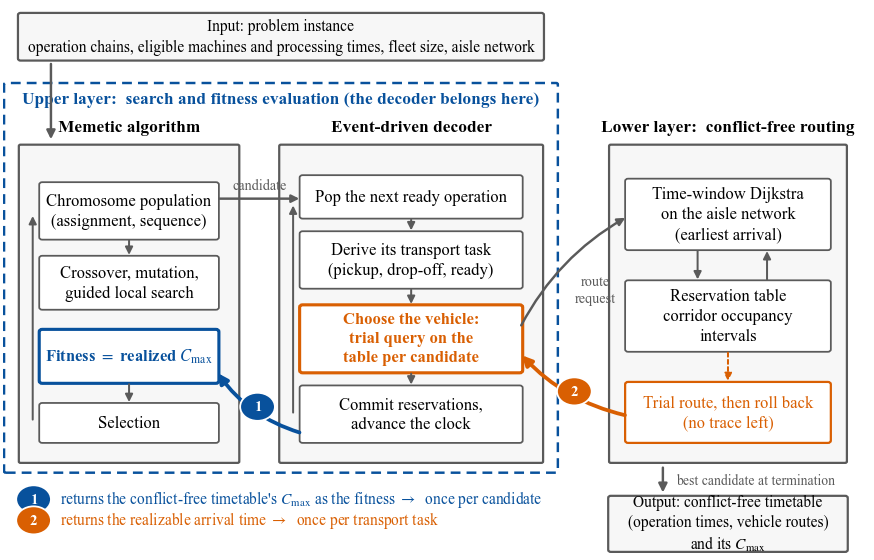

Write the Python code that produced this figure.
# -*- coding: utf-8 -*-
"""Schematic of the closed-loop bilevel framework (Section 4.1).

This is the paper's orienting figure, so it has one job: make visible that the
two feedback paths enter the upper layer at *different* places.  Path 1 returns
a realized objective and enters at fitness evaluation, once per candidate.
Path 2 returns a realizable arrival time and enters inside the decoder, once
per transport task, before the vehicle is chosen.  Everything else here is
subordinate to that contrast, which is why the two paths are the only elements
drawn in colour and the only ones carrying numbered badges.

The four ladder arms of Section 5.2 differ only in which of the two paths is
present, so the inset spells that out: the figure and the experiment then share
one vocabulary and the reader does not have to hold a mapping in their head.

No data is involved; this is a drawing.  Run: py paper01/fig/fig_framework.py
"""
from __future__ import annotations

import os
import sys

sys.path.insert(0, os.path.dirname(os.path.abspath(__file__)))

import matplotlib.patches as mpatches  # noqa: E402
from matplotlib.patches import FancyArrowPatch, FancyBboxPatch  # noqa: E402

from _style import FULL, plt, save  # noqa: E402

# Colours: the two feedback paths are the only saturated elements.
C_EVAL = "#08519c"      # path 1, evaluation level
C_DEC = "#d95f02"       # path 2, decision level
C_BOX = "#f7f7f7"
C_EDGE = "#5a5a5a"
C_INNER = "#ffffff"


def box(ax, x, y, w, h, text, fc=C_INNER, ec=C_EDGE, lw=0.8, fs=7.5,
        weight="normal", style="round,pad=0.35", color="black", zorder=3):
    ax.add_patch(FancyBboxPatch((x, y), w, h, boxstyle=style, linewidth=lw,
                                facecolor=fc, edgecolor=ec, zorder=zorder))
    ax.text(x + w / 2, y + h / 2, text, ha="center", va="center", fontsize=fs,
            fontweight=weight, color=color, zorder=zorder + 1, linespacing=1.35)


def arrow(ax, p, q, color=C_EDGE, lw=0.9, ls="-", rad=0.0, style="-|>",
          ms=7, zorder=5):
    ax.add_patch(FancyArrowPatch(p, q, arrowstyle=style, mutation_scale=ms,
                                 linewidth=lw, linestyle=ls, color=color,
                                 connectionstyle="arc3,rad=%.2f" % rad,
                                 shrinkA=1.5, shrinkB=1.5, zorder=zorder))


def badge(ax, x, y, n, color):
    """Numbered marker tying an arrow to the two-path story in the caption."""
    ax.add_patch(mpatches.Circle((x, y), 2.0, facecolor=color,
                                 edgecolor="white", linewidth=0.8, zorder=8))
    ax.text(x, y, str(n), ha="center", va="center", fontsize=6.8,
            color="white", fontweight="bold", zorder=9)


def main() -> None:
    fig, ax = plt.subplots(figsize=(FULL, 4.5))
    ax.set_xlim(0, 100)
    ax.set_ylim(-8.6, 70.5)
    ax.axis("off")
    ax.grid(False)

    # Input and output sit above and below rather than beside the panels: the
    # full width is already shared by three panels, and side boxes would
    # squeeze their text past the box edges.
    box(ax, 2, 62.5, 60, 6.2,
        "Input: problem instance\n"
        "operation chains, eligible machines and processing times, "
        "fleet size, aisle network",
        fc=C_BOX, ec=C_EDGE, lw=1.0, fs=7.0, style="round,pad=0.3")
    arrow(ax, (5.5, 62.2), (5.5, 50.5), lw=1.1, ms=8)

    box(ax, 70, -7.6, 27, 7.4,
        "Output: conflict-free timetable\n"
        "(operation times, vehicle routes)\nand its $C_{\\max}$",
        fc=C_BOX, ec=C_EDGE, lw=1.0, fs=7.0, style="round,pad=0.3")
    arrow(ax, (76, 4.6), (76, 0.1), lw=1.1, ms=8)
    ax.text(77.5, 2.4, "best candidate at termination", ha="left",
            va="center", fontsize=6.2, color=C_EDGE)

    # The decoder is part of the upper layer's fitness evaluation, so both
    # panels share one dashed frame.
    ax.add_patch(FancyBboxPatch((0.3, 3.6), 63.4, 55.2,
                                boxstyle="round,pad=0.2", linewidth=1.1,
                                linestyle=(0, (4, 2.5)), facecolor="none",
                                edgecolor=C_EVAL, zorder=0.5))
    ax.text(32, 56.6, "Upper layer:  search and fitness evaluation "
                      "(the decoder belongs here)",
            ha="center", va="center", fontsize=7.8, fontweight="bold",
            color=C_EVAL)

    # The two feedback arrows carry a numbered badge and no text.  Two earlier
    # drafts labelled them in place and the labels collided with the boxes on
    # both sides; the gaps between the panels are simply not wide enough for a
    # phrase, and widening them would shrink the boxes the phrases describe.
    # The legend at the bottom says what each path returns and how often, which
    # is where a reader looks for exactly that anyway.

    # ---- upper layer: the memetic search -------------------------------
    box(ax, 2, 5, 25, 45, "", fc=C_BOX, ec=C_EDGE, lw=1.0,
        style="round,pad=0.2", zorder=1)
    ax.text(14.5, 52.6, "Memetic algorithm", ha="center",
            va="center", fontsize=7.8, fontweight="bold")
    box(ax, 4.5, 37, 20, 7.5, "Chromosome population\n"
                              "(assignment, sequence)")
    box(ax, 4.5, 27, 20, 7, "Crossover, mutation,\nguided local search")
    box(ax, 4.5, 16.5, 20, 7, "Fitness $=$ realized $C_{\\max}$",
        ec=C_EVAL, lw=1.4, weight="bold", color=C_EVAL)
    box(ax, 4.5, 8, 20, 5, "Selection")
    arrow(ax, (14.5, 37), (14.5, 34.0))
    arrow(ax, (14.5, 16.5), (14.5, 13.0))
    # Return paths are drawn straight rather than curved: a curve wide enough to
    # read as a loop bulges outside the panel it belongs to.
    arrow(ax, (3.4, 10.5), (3.4, 40.5))              # on to the next generation

    # ---- middle: the decoder ------------------------------------------
    box(ax, 32, 5, 30, 45, "", fc=C_BOX, ec=C_EDGE, lw=1.0,
        style="round,pad=0.2", zorder=1)
    ax.text(47, 52.6, "Event-driven decoder", ha="center", va="center",
            fontsize=7.8, fontweight="bold")
    box(ax, 34.5, 40, 25, 5.5, "Pop the next ready operation")
    box(ax, 34.5, 30, 25, 7.5, "Derive its transport task\n"
                               "(pickup, drop-off, ready)")
    box(ax, 34.5, 18, 25, 9, "Choose the vehicle:\ntrial query on the\n"
                             "table per candidate",
        ec=C_DEC, lw=1.4, weight="bold", color=C_DEC)
    box(ax, 34.5, 8, 25, 7.5, "Commit reservations,\nadvance the clock")
    arrow(ax, (47, 40), (47, 37.5))
    arrow(ax, (47, 30), (47, 27.0))
    arrow(ax, (47, 18), (47, 15.5))
    arrow(ax, (33.4, 11.5), (33.4, 42.0))            # on to the next operation

    # ---- lower layer: the router --------------------------------------
    box(ax, 70, 5, 27, 45, "", fc=C_BOX, ec=C_EDGE, lw=1.0,
        style="round,pad=0.2", zorder=1)
    ax.text(83.5, 52.6, "Lower layer:  conflict-free routing", ha="center",
            va="center", fontsize=7.8, fontweight="bold")
    box(ax, 72, 35.5, 23, 9.5, "Time-window Dijkstra\n"
                               "on the aisle network\n(earliest arrival)")
    box(ax, 72, 21, 23, 9.5, "Reservation table\ncorridor occupancy\n"
                             "intervals")
    box(ax, 72, 8, 23, 8, "Trial route, then roll back\n(no trace left)",
        ec=C_DEC, lw=1.0, color=C_DEC)
    arrow(ax, (80, 35.5), (80, 30.5))                 # ask for a feasible entry
    arrow(ax, (88, 30.5), (88, 35.5))                 # earliest one available
    arrow(ax, (83.5, 21), (83.5, 16.0), ls=(0, (2, 1.6)), color=C_DEC)

    # ---- the interface: one request down, two answers up ---------------
    arrow(ax, (59.5, 24.0), (72.0, 40.0), color=C_EDGE, lw=1.1, rad=-0.15)
    ax.text(68.2, 29.5, "route\nrequest", ha="center", va="center",
            fontsize=6.4, color=C_EDGE)

    arrow(ax, (72.0, 11.5), (59.5, 20.5), color=C_DEC, lw=1.7, rad=-0.16,
          ms=9)
    badge(ax, 65.8, 15.0, 2, C_DEC)

    arrow(ax, (34.5, 9.0), (24.5, 18.0), color=C_EVAL, lw=1.7, rad=-0.18,
          ms=9)
    badge(ax, 29.3, 12.8, 1, C_EVAL)

    # Candidate handed down to be decoded, along the top so it crosses nothing.
    arrow(ax, (24.5, 42.5), (34.5, 42.5), color=C_EDGE, lw=1.1)
    ax.text(29.5, 44.4, "candidate", ha="center", va="center", fontsize=6.4,
            color=C_EDGE)

    # ---- legend: what each path returns, and how often ------------------
    # Stacked rather than side by side: the two lines are what distinguishes the
    # paths, so they should be read against each other, not scanned across.
    badge(ax, 3.5, -0.4, 1, C_EVAL)
    ax.text(6.5, -0.4, "returns the conflict-free timetable's $C_{\\max}$ "
                       "as the fitness $\\rightarrow$  once per candidate",
            ha="left", va="center", fontsize=7.0, color=C_EVAL)
    badge(ax, 3.5, -3.4, 2, C_DEC)
    ax.text(6.5, -3.4, "returns the realizable arrival time "
                      "$\\rightarrow$  once per transport task",
            ha="left", va="center", fontsize=7.0, color=C_DEC)

    save(fig, "fig_framework")


if __name__ == "__main__":
    main()
